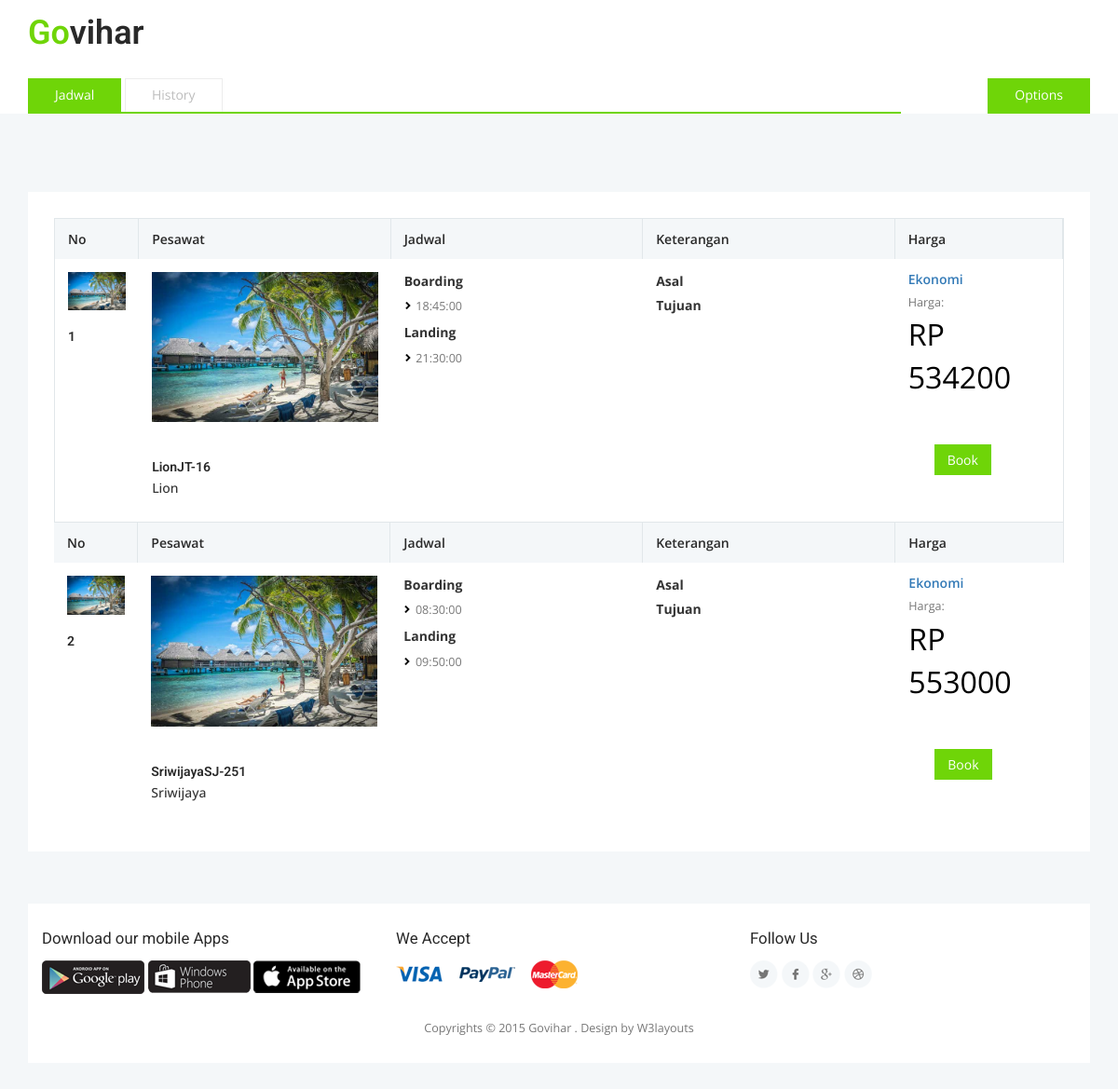
Page /index.php/pesawat/caripesawat on the earlier database version.
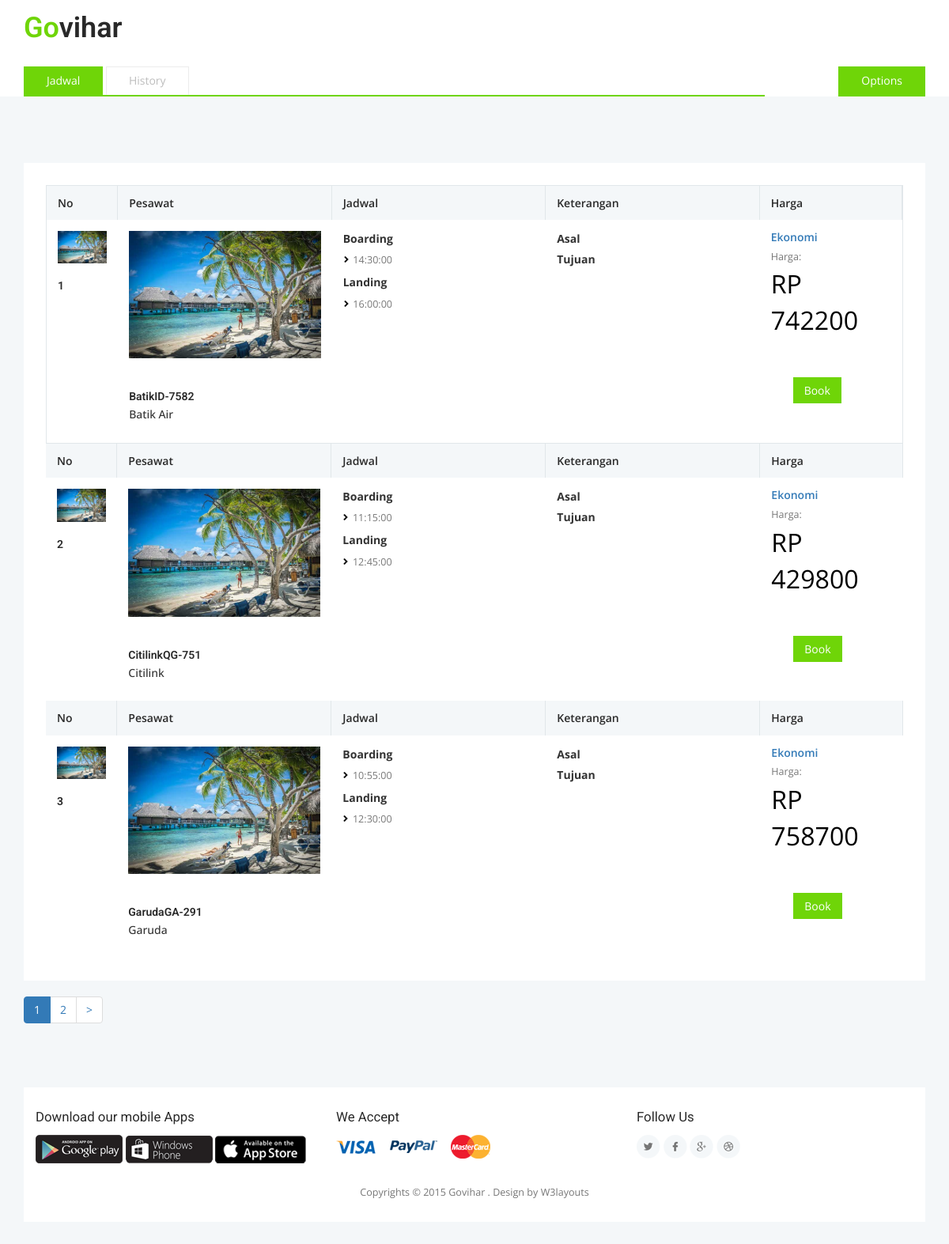
Same page on the later database version.
### tables this page shows
CREATE TABLE IF NOT EXISTS `pesawat` (
  `KodePesawat` varchar(30) NOT NULL,
  `Maskapai` varchar(50) NOT NULL,
  `Boarding` time NOT NULL,
  `Landing` time NOT NULL,
  `FK_IdAsal` int(3) NOT NULL,
  `FK_IdTujuan` int(3) NOT NULL,
  `Kelas` varchar(20) NOT NULL,
  `Harga` int(20) NOT NULL,
  `LogoPesawat` varchar(150) NOT NULL
);

### application/controllers/Pesawat.php (called while the page is built, shortened)
<?php
class Pesawat extends CI_Controller {
	function __construct(){
		$this->load->helper(array('url'));
		$this->load->model('PesawatModel');
	}
	public function caripesawat(){
		$data['result3'] = $this->PesawatModel->getPesawat3();
		if(isset($_POST['cari_asal']))
		{
			$data['pencarian_kota']=$this->session->userdata('asal');;
		}
		else{
			$data['pencarian_kota']='';
		}
		if(isset($_POST['cari_tujuan']))
		{
			$data['pencarian_tujuan'] = $this->session->userdata('tujuan');;
		}
		else{
			$data['pencarian_tujuan']='';
		}
		$data['result1'] = $this->PesawatModel->getPesawat($this->session->userdata('asal'));
		$data['result2'] = $this->PesawatModel->getPesawat2($this->session->userdata('tujuan'));
		$limit_per_page = 3;
		$start_index = ( $this->uri->segment(3) ) ? $this->uri->segment(3) : 0;
		$total_records = $this->PesawatModel->get_total();
		if ($total_records > 0) {
			$data["result3"] = $this->PesawatModel->getPesawat3($limit_per_page, $start_index);
			$config['base_url'] = base_url() . 'Pesawat/caripesawat';
			$config['total_rows'] = $total_records;
			$config['per_page'] = $limit_per_page;
			$config["uri_segment"] = 3;
			$this->pagination->initialize($config);
			$data["links"] = $this->pagination->create_links();
		}
		$this->load->view('Templates/Header');
		$this->load->view('Pesawat/Pencarian',$data);
		$this->load->view('Templates/Footer');
	}
}

### index.php (called while the page is built, shortened)
<?php
require_once BASEPATH.'core/CodeIgniter.php';

### application/models/PesawatModel.php (called while the page is built, shortened)
<?php
class PesawatModel extends CI_Model {
	public function getPesawat($idAsal=''){
		$this->db->select('*');
		$this->db->from('pesawat as p');
		$this->db->join('kota as a', 'p.FK_IdAsal =a.IdKota');
		$this->db->where('FK_IdAsal = ',$idAsal);
		$data=$this->db->get();
		return $data->row_array();
	}
	public function getPesawat2($idTujuan=''){
		$this->db->select('*');
		$this->db->from('pesawat as p');
		$this->db->join('kota as b', 'p.FK_IdTujuan =b.IdKota');
		$this->db->where('FK_IdTujuan = ',$idTujuan);
		$data=$this->db->get();
		return $data->row_array();
	}
	public function getPesawat3($limit = FALSE, $offset = FALSE){
		$this->db->select('*');
		$this->db->from('pesawat as p');
		$this->db->limit($limit, $offset);
		$this->db->join('kota as a', 'p.FK_IdAsal =a.IdKota');
		$this->db->join('kota as b', 'p.FK_IdTujuan =b.IdKota');
		$data=$this->db->get();
		return $data->result_array();
	}
}

### application/views/Pesawat/Pencarian.php (the view, shortened to what this page needs)
<div class="banner-bottom">
		<div class="container">
			<div class="c-rooms">
				<div class="p-table">
					<div class="p-table-grids">
					<?php
					$no = 1;
					  foreach ($result3 as $data) { ?>
					 	<div class="col-md-1 p-table-grid">
							<div class="p-table-grad-heading">
								<h6>No </h6>
							</div>
							<div class="p-table-grid-info">
								<a href="#"><img src="images/p2.jpg" alt=""></a>
								<div class="room-basic-info">
									<h6><?php echo $no;?></h6>
								</div>
							</div>
						</div>
						<div class="col-md-3 p-table-grid">
							<div class="p-table-grad-heading">
								<h6>Pesawat</h6>
							</div>
							<div class="p-table-grid-info">
								<a href="#"><img src="images/p2.jpg" alt=""></a>
								<div class="room-basic-info">
									<h6><?php echo $data['KodePesawat']; ?></h6>
									<h5><?php echo $data['Maskapai']; ?></h5>
								</div>
							</div>
						</div>
						<div class="col-md-3 p-table-grid">
							<div class="p-table-grad-heading">
								<h6>Jadwal</h6>
							</div>
							<div class="rate-features">
								<ul>
									<p><strong>Boarding</strong></p>
									<li><?php echo $data['Boarding']; ?></li>
						            <p><strong>Landing</strong></p>
									<li><?php echo $data['Landing']; ?></li>
								</ul>
							</div>
						</div>
						<div class="col-md-3 p-table-grid">
							<div class="p-table-grad-heading">
								<h6>Keterangan</h6>
							</div>
							<div class="rate-features">
								<ul>
									<p><strong>Asal</strong></p>
						            <p><strong>Tujuan</strong></p>
								</ul>
							</div>
						</div>
						<div class="col-md-2 p-table-grid">
							<div class="p-table-grad-heading">
								<h6>Harga</h6>
							</div>
							<div class="avg-rate">
								<h5><?php echo $data['Kelas']; ?></h5>
								<p>Harga:</p>
								<span class="p-offer">RP <?php echo $data['Harga']; ?></span>
								<div class="book-button-column">
									<a href="<?php echo base_url()."Booking/pilih/".$data['KodePesawat']; ?>">Book</a>
								</div>
							</div>
						</div>
						<div class="clearfix"> </div>
						</div>
		            <?php $no++; } ?>
						<?php
		if (isset($links)) {
			echo $links;
		}
		?>
				</div>
			</div>
		</div>

Differences in the rows shown:
no longer on this page (row edited): pesawat: KodePesawat "LionJT-16", Maskapai "Lion", Boarding "18:45:00", Landing "21:30:00", Kelas "Ekonomi", Harga "534200"
no longer on this page (row edited): pesawat: KodePesawat "SriwijayaSJ-251", Maskapai "Sriwijaya", Boarding "08:30:00", Landing "09:50:00", Kelas "Ekonomi", Harga "553000"
added pesawat: KodePesawat "BatikID-7582", Maskapai "Batik Air", Boarding "14:30:00", Landing "16:00:00", Kelas "Ekonomi", Harga "742200"
added pesawat: KodePesawat "CitilinkQG-751", Maskapai "Citilink", Boarding "11:15:00", Landing "12:45:00", Kelas "Ekonomi", Harga "429800"
added pesawat: KodePesawat "GarudaGA-291", Maskapai "Garuda", Boarding "10:55:00", Landing "12:30:00", Kelas "Ekonomi", Harga "758700"
Other differences:
$links: (not shown) → "1 2 >"
